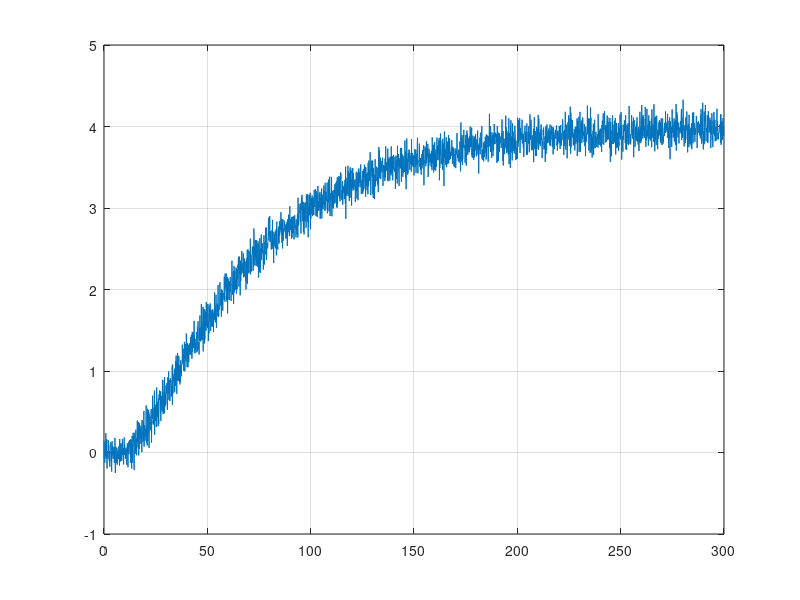

Here is the MATLAB script that generated this plot: (Note: this script raises an error after producing the figure.)
%% Modelagem de Sistemas Dinâmicos
% Trabalho Final
% Autores: Ana Clara Gomes & João Vitor Barbosa

%% Limpar Workspace
clear all;
close all;
clc;

%% Método de Smith
disp('Método de Smith')
dados = load('dadossimulacao.txt');

tempo = dados(:,1);
entrada = dados(:,2);
saida = dados(:,3);
Ganho = mean(dados(end-50:end));

t1 = 34.7;
t2 = 70.8;

tau = 1.5 * (t2 - t1);
teta = t2 - tau;

plot(tempo, saida);
grid on;
hold on;
G1 = tf(Ganho, [tau 1], 'InputDelay', teta);
[y_model, t_model] = step(G1, tempo);
y_model_interp = interp1(t_model, y_model, tempo, 'linear');
plot(tempo, y_model_interp, 'r');
grid on;

MSE = mean((saida - y_model_interp).^2);

title(['Método de Smith - MSE: ', num2str(MSE)]);
ylabel('Amplitude (%)');
xlabel('Tempo (s)');

disp(['MSE: ', num2str(MSE)]);
disp(['Função de Transferência: H(s) = ', num2str(k), ' * exp(-', num2str(teta), 's) / (', num2str(tau), 's + 1)']);

%% Traçando as retas para obter t1 e t2

dados = load('dadossimulacao.txt');
Ganho = mean(dados(end-50:end, 3));

y1 = 0.283 * Ganho; 
y2 = 0.632 * Ganho; 
x = linspace(0, 300, 1000); 
figure
plot(dados(:,1), dados(:,3))
hold on
yy1 = 0 * x + y1;
yy2 = 0 * x + y2;
plot(x, yy1)
plot(x, yy2)
idx1 = find(dados(:,3) >= y1, 1);
x_intersect1 = dados(idx1, 1);
idx2 = find(dados(:,3) >= y2, 1);
x_intersect2 = dados(idx2, 1);
plot(x_intersect1, y1, 'ro', 'MarkerSize', 8, 'MarkerFaceColor', 'r')
plot(x_intersect2, y2, 'ro', 'MarkerSize', 8, 'MarkerFaceColor', 'r')
grid
grid minor
hold off
